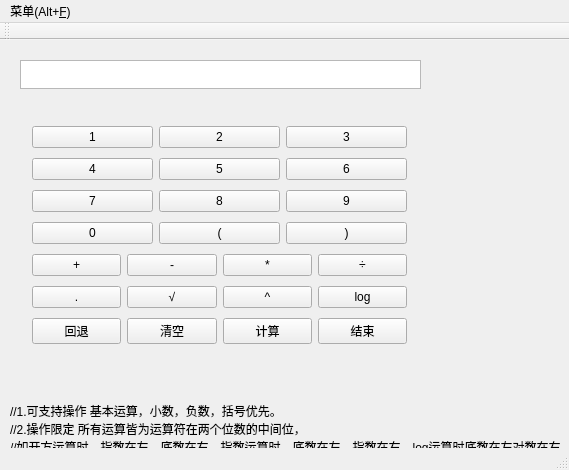
<?xml version="1.0" encoding="UTF-8"?>
<ui version="4.0">
 <class>MainWindow</class>
 <widget class="QMainWindow" name="MainWindow">
  <property name="geometry">
   <rect>
    <x>0</x>
    <y>0</y>
    <width>569</width>
    <height>470</height>
   </rect>
  </property>
  <property name="windowTitle">
   <string>MainWindow</string>
  </property>
  <widget class="QWidget" name="centralWidget">
   <widget class="QTextBrowser" name="output">
    <property name="geometry">
     <rect>
      <x>20</x>
      <y>20</y>
      <width>401</width>
      <height>29</height>
     </rect>
    </property>
    <property name="minimumSize">
     <size>
      <width>0</width>
      <height>29</height>
     </size>
    </property>
    <property name="maximumSize">
     <size>
      <width>16777215</width>
      <height>29</height>
     </size>
    </property>
    <property name="font">
     <font>
      <family>Arial</family>
      <weight>75</weight>
      <italic>true</italic>
      <bold>true</bold>
     </font>
    </property>
   </widget>
   <widget class="QWidget" name="layoutWidget">
    <property name="geometry">
     <rect>
      <x>21</x>
      <y>71</y>
      <width>397</width>
      <height>254</height>
     </rect>
    </property>
    <layout class="QGridLayout" name="gridLayout">
     <item row="0" column="0">
      <layout class="QHBoxLayout" name="horizontalLayout">
       <item>
        <widget class="QPushButton" name="one">
         <property name="text">
          <string>1</string>
         </property>
        </widget>
       </item>
       <item>
        <widget class="QPushButton" name="two">
         <property name="text">
          <string>2</string>
         </property>
        </widget>
       </item>
       <item>
        <widget class="QPushButton" name="three">
         <property name="text">
          <string>3</string>
         </property>
        </widget>
       </item>
      </layout>
     </item>
     <item row="1" column="0">
      <layout class="QHBoxLayout" name="horizontalLayout_2">
       <item>
        <widget class="QPushButton" name="four">
         <property name="text">
          <string>4</string>
         </property>
        </widget>
       </item>
       <item>
        <widget class="QPushButton" name="five">
         <property name="text">
          <string>5</string>
         </property>
        </widget>
       </item>
       <item>
        <widget class="QPushButton" name="six">
         <property name="text">
          <string>6</string>
         </property>
        </widget>
       </item>
      </layout>
     </item>
     <item row="2" column="0">
      <layout class="QHBoxLayout" name="horizontalLayout_3">
       <item>
        <widget class="QPushButton" name="seven">
         <property name="text">
          <string>7</string>
         </property>
        </widget>
       </item>
       <item>
        <widget class="QPushButton" name="eight">
         <property name="text">
          <string>8</string>
         </property>
        </widget>
       </item>
       <item>
        <widget class="QPushButton" name="nine">
         <property name="text">
          <string>9</string>
         </property>
        </widget>
       </item>
      </layout>
     </item>
     <item row="3" column="0">
      <layout class="QHBoxLayout" name="horizontalLayout_4">
       <item>
        <widget class="QPushButton" name="zero_2">
         <property name="text">
          <string>0</string>
         </property>
        </widget>
       </item>
       <item>
        <widget class="QPushButton" name="kuohao1">
         <property name="text">
          <string>(</string>
         </property>
        </widget>
       </item>
       <item>
        <widget class="QPushButton" name="kuohao2">
         <property name="text">
          <string>)</string>
         </property>
        </widget>
       </item>
      </layout>
     </item>
     <item row="4" column="0">
      <layout class="QHBoxLayout" name="horizontalLayout_5">
       <item>
        <widget class="QPushButton" name="add">
         <property name="text">
          <string>+</string>
         </property>
        </widget>
       </item>
       <item>
        <widget class="QPushButton" name="sub">
         <property name="text">
          <string>-</string>
         </property>
        </widget>
       </item>
       <item>
        <widget class="QPushButton" name="pro">
         <property name="text">
          <string>*</string>
         </property>
        </widget>
       </item>
       <item>
        <widget class="QPushButton" name="divi">
         <property name="text">
          <string>÷</string>
         </property>
        </widget>
       </item>
      </layout>
     </item>
     <item row="5" column="0">
      <layout class="QHBoxLayout" name="horizontalLayout_6">
       <item>
        <widget class="QPushButton" name="decimal">
         <property name="text">
          <string>.</string>
         </property>
        </widget>
       </item>
       <item>
        <widget class="QPushButton" name="radical">
         <property name="text">
          <string>√</string>
         </property>
        </widget>
       </item>
       <item>
        <widget class="QPushButton" name="Power">
         <property name="text">
          <string>^</string>
         </property>
        </widget>
       </item>
       <item>
        <widget class="QPushButton" name="log">
         <property name="text">
          <string>log</string>
         </property>
        </widget>
       </item>
      </layout>
     </item>
     <item row="6" column="0">
      <layout class="QHBoxLayout" name="horizontalLayout_7">
       <item>
        <widget class="QPushButton" name="Backspace">
         <property name="text">
          <string>回退</string>
         </property>
        </widget>
       </item>
       <item>
        <widget class="QPushButton" name="clear">
         <property name="text">
          <string>清空</string>
         </property>
        </widget>
       </item>
       <item>
        <widget class="QPushButton" name="compute">
         <property name="text">
          <string>计算</string>
         </property>
        </widget>
       </item>
       <item>
        <widget class="QPushButton" name="close">
         <property name="text">
          <string>结束</string>
         </property>
        </widget>
       </item>
      </layout>
     </item>
    </layout>
   </widget>
   <widget class="QLabel" name="label">
    <property name="geometry">
     <rect>
      <x>10</x>
      <y>330</y>
      <width>561</width>
      <height>131</height>
     </rect>
    </property>
    <property name="text">
     <string>//1.可支持操作 基本运算，小数，负数，括号优先。
//2.操作限定 所有运算皆为运算符在两个位数的中间位，
//如开方运算时，指数在左，底数在右，指数运算时，底数在左，指数在右，log运算时底数在左对数在右
</string>
    </property>
   </widget>
  </widget>
  <widget class="QMenuBar" name="menuBar">
   <property name="geometry">
    <rect>
     <x>0</x>
     <y>0</y>
     <width>569</width>
     <height>23</height>
    </rect>
   </property>
   <widget class="QMenu" name="menub">
    <property name="title">
     <string>菜单(Alt+&amp;F)</string>
    </property>
    <addaction name="actionj"/>
    <addaction name="actionb"/>
    <addaction name="actionj_2"/>
   </widget>
   <addaction name="menub"/>
  </widget>
  <widget class="QToolBar" name="mainToolBar">
   <attribute name="toolBarArea">
    <enum>TopToolBarArea</enum>
   </attribute>
   <attribute name="toolBarBreak">
    <bool>false</bool>
   </attribute>
  </widget>
  <widget class="QStatusBar" name="statusBar"/>
  <action name="actionj">
   <property name="text">
    <string>结束</string>
   </property>
   <property name="shortcut">
    <string>Esc</string>
   </property>
  </action>
  <action name="actionb">
   <property name="text">
    <string>标准计算器</string>
   </property>
   <property name="toolTip">
    <string>标准计算器</string>
   </property>
   <property name="shortcut">
    <string>F</string>
   </property>
  </action>
  <action name="actionj_2">
   <property name="text">
    <string>扩展计算器</string>
   </property>
   <property name="toolTip">
    <string>扩展计算器</string>
   </property>
   <property name="shortcut">
    <string>S</string>
   </property>
  </action>
 </widget>
 <layoutdefault spacing="6" margin="11"/>
 <resources/>
 <connections>
  <connection>
   <sender>close</sender>
   <signal>clicked()</signal>
   <receiver>MainWindow</receiver>
   <slot>close()</slot>
   <hints>
    <hint type="sourcelabel">
     <x>286</x>
     <y>143</y>
    </hint>
    <hint type="destinationlabel">
     <x>199</x>
     <y>149</y>
    </hint>
   </hints>
  </connection>
  <connection>
   <sender>actionj</sender>
   <signal>triggered()</signal>
   <receiver>MainWindow</receiver>
   <slot>close()</slot>
   <hints>
    <hint type="sourcelabel">
     <x>-1</x>
     <y>-1</y>
    </hint>
    <hint type="destinationlabel">
     <x>321</x>
     <y>254</y>
    </hint>
   </hints>
  </connection>
  <connection>
   <sender>actionb</sender>
   <signal>triggered()</signal>
   <receiver>log</receiver>
   <slot>hide()</slot>
   <hints>
    <hint type="sourcelabel">
     <x>-1</x>
     <y>-1</y>
    </hint>
    <hint type="destinationlabel">
     <x>369</x>
     <y>311</y>
    </hint>
   </hints>
  </connection>
  <connection>
   <sender>actionb</sender>
   <signal>triggered()</signal>
   <receiver>radical</receiver>
   <slot>hide()</slot>
   <hints>
    <hint type="sourcelabel">
     <x>-1</x>
     <y>-1</y>
    </hint>
    <hint type="destinationlabel">
     <x>169</x>
     <y>311</y>
    </hint>
   </hints>
  </connection>
  <connection>
   <sender>actionb</sender>
   <signal>triggered()</signal>
   <receiver>decimal</receiver>
   <slot>hide()</slot>
   <hints>
    <hint type="sourcelabel">
     <x>-1</x>
     <y>-1</y>
    </hint>
    <hint type="destinationlabel">
     <x>69</x>
     <y>311</y>
    </hint>
   </hints>
  </connection>
  <connection>
   <sender>actionb</sender>
   <signal>triggered()</signal>
   <receiver>Power</receiver>
   <slot>hide()</slot>
   <hints>
    <hint type="sourcelabel">
     <x>-1</x>
     <y>-1</y>
    </hint>
    <hint type="destinationlabel">
     <x>269</x>
     <y>311</y>
    </hint>
   </hints>
  </connection>
  <connection>
   <sender>actionj_2</sender>
   <signal>triggered()</signal>
   <receiver>Power</receiver>
   <slot>show()</slot>
   <hints>
    <hint type="sourcelabel">
     <x>-1</x>
     <y>-1</y>
    </hint>
    <hint type="destinationlabel">
     <x>269</x>
     <y>311</y>
    </hint>
   </hints>
  </connection>
  <connection>
   <sender>actionj_2</sender>
   <signal>triggered()</signal>
   <receiver>log</receiver>
   <slot>show()</slot>
   <hints>
    <hint type="sourcelabel">
     <x>-1</x>
     <y>-1</y>
    </hint>
    <hint type="destinationlabel">
     <x>369</x>
     <y>311</y>
    </hint>
   </hints>
  </connection>
  <connection>
   <sender>actionj_2</sender>
   <signal>triggered()</signal>
   <receiver>decimal</receiver>
   <slot>show()</slot>
   <hints>
    <hint type="sourcelabel">
     <x>-1</x>
     <y>-1</y>
    </hint>
    <hint type="destinationlabel">
     <x>69</x>
     <y>311</y>
    </hint>
   </hints>
  </connection>
  <connection>
   <sender>actionj_2</sender>
   <signal>triggered()</signal>
   <receiver>radical</receiver>
   <slot>show()</slot>
   <hints>
    <hint type="sourcelabel">
     <x>-1</x>
     <y>-1</y>
    </hint>
    <hint type="destinationlabel">
     <x>169</x>
     <y>311</y>
    </hint>
   </hints>
  </connection>
 </connections>
</ui>
